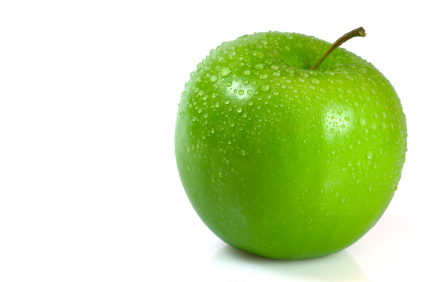
%> input picture Testing_Images/test_apple_1.jpg, 425 x 282 px
$ octave --eval "result = train('Testing_Images/test_apple_1.jpg');"   (GNU Octave 9; MATLAB toolbox functions it lacks are replaced by stand-ins)
%> lines starting %> are read from the running program, lines starting %| are printed output that depends on the picture; in (x1, y1, x2, y2) boxes, pixels count from 0 and x2, y2 are one past the last pixel; in counts of white or black regions, pixels touching at a corner belong together; the program's own positions count from 1
### get_labels.m
function labels = get_labels(filename)
    classes = ['apple     '; 'banana    '; 'fries     '; 'broccoli  ';...
               'strawberry'; 'tomato    '];
    classes = cellstr(classes);
    labels = {};
    for idx = 1:length(classes)
        if(~isempty(strfind(filename, classes{idx})))
            labels{end+1} = classes{idx};
        end
    end
end

### get_best_grey.m
function fullGreyImg = get_best_grey(img)
    result = [0 0 0];
    for color = 1:3
        temp_img = img(:,:, color);
        result(color) = std(cast(temp_img(:), 'single'));
    end
    [~, maxColor] = max(result);

    greyImg = img(:,:,maxColor);
    smooth_len = 7;
    half_len = floor(smooth_len/2);
    greyImg = conv2(cast(greyImg, 'single'), ones(smooth_len));

    greyImg = greyImg(smooth_len:end-smooth_len+1,smooth_len:end-smooth_len+1);
    %restore it to correct size
    fullGreyImg = zeros(size(img(:,:,1)));
    for row = 1:size(greyImg,1)
        fullGreyImg(row+half_len, :) = [greyImg(row,1:half_len) greyImg(row, :) greyImg(row,end-half_len+1:end)];
    end
    for col = 1:size(fullGreyImg,2)
        fullGreyImg(1:half_len,col) = fullGreyImg(half_len+1:2*half_len,col);
        fullGreyImg(end-half_len+1:end,col) = fullGreyImg(end-2*half_len+1:end-half_len,col);
    end
    fullGreyImg = fullGreyImg./max(max(fullGreyImg));
    fullGreyImg = cast(fullGreyImg*255, 'uint8');
end

### choose_thresholds.m
function [thresholds, H] = choose_thresholds(greyImg)
    H = hist(cast(greyImg(:), 'double'), 128);
    for len = [15 17 19]
        H = conv(H, gausswin(len));
        H = H(floor(len/2):end-floor(len/2)-1);
    end
    thresholds = [];
    len = 8;
    for idx = len:length(H)-len
        if(all(H(idx+1:idx+len)>= H(idx)) && all(H(idx-len+1:idx-1)>= H(idx)))
            thresholds(end + 1) = idx;
        end
    end
    thresholds = thresholds * 2;
    thresholds = [0 thresholds 256];
end

### find_background.m
function [bkgndStart, bkgndEnd] = find_background(greyImg, thresholds)

    values = zeros(length(thresholds)-1, 1);
    for region = 1:length(thresholds) - 1
        curImage = ((greyImg >= thresholds(region)) & (greyImg < thresholds(region+1)));
        [mu_rr, mu_cc] = get_moments(curImage);
        values(region) = mu_rr + mu_cc;
    end
    [~, bkgndIdx] = max(values);
    bkgndStart = thresholds(bkgndIdx);
    bkgndEnd = thresholds(bkgndIdx+1);
end

### get_moments.m
function [mu_rr, mu_cc] = get_moments(curImage)

    %compute area
    A = length(curImage(curImage > 0));
    % compute centroid
    r = [];
    c = [];
    for row = 1:size(curImage, 1)
        for col = 1:size(curImage, 2)
            if(curImage(row, col) > 0)
                r = [r, row];
                c = [c, col];
            end
        end
    end
    r_sum = sum(r);
    c_sum = sum(c);
    r_bar = r_sum/A;
    c_bar = c_sum/A;

    % calculate 2nd order moments
    mu_rr = sum((r - r_bar).^2)/A;
    %mu_rc = sum((r - r_bar).*(c - c_bar))/A;
    mu_cc = sum((c - c_bar).^2)/A;
    %fprintf('region %i: mu_rr=%f mu_cc=%f\n', region, mu_rr, mu_cc);
end

### get_features.m
function featureVector = get_features(img, mask)
    %add other features
    coloredMask = bwlabel(mask, 4);
    circ = getCircularity(coloredMask, mode(coloredMask(coloredMask~=0)));
    if isnan(circ)
        circ = 0;
    end

    featureVector = [rgb_hist(img, mask) get_range_texture(img, mask) circ]; % getAngleHistogram(mask,5,1)]; %put texture and shape function calls into this matrix
    % featureVector = [rgb_hist(img, mask) get_laws_texture_energy(img, mask) getAngleHistogram(mask,5,1)]; %put texture and shape function calls into this matrix
end

### getArea.m
function objectArea = getArea( image, colorNum )
% inputs: a colored binary image and the "color" of the object
%         you are intersted in (1, 2, 3, 4, etc).
%
% return: the area of the object

    objectArea = sum(sum(image == colorNum));

end

### getCentroid.m
function objectCentroid = getCentroid( image, colorNum )
% inputs: a colored binary image and the "color" of the object
%         you are intersted in (1, 2, 3, 4, etc).
%
% return: the row and column of the centroid of the object [row col]

    [row,col] = find(image == colorNum);

    objectArea = getArea(image, colorNum);

    objectCentroid = [ (sum(row) ./ objectArea), (sum(col) ./ objectArea) ];
end

### getCircularity.m
function objectCircularity = getCircularity( image, colorNum )
% inputs: a colored binary image and the "color" of the object
%         you are intersted in (1, 2, 3, 4, etc).
%
% return: the circularity of the object

    objectCentroid = getCentroid(image, colorNum);

    borderImage = getBorder(image);
    [row,col] = find(borderImage == colorNum);

    sumMeanRadDist = sum( sqrt( (objectCentroid(1) - row).^2 + (objectCentroid(2) - col).^2 ) );
    d = size(row);
    meanRadDistance = sumMeanRadDist ./ d(1);

    sumStdRadDist = sum( (sqrt( (objectCentroid(1) - row).^2 + (objectCentroid(2) - col).^2 ) - meanRadDistance).^2 );
    StdRadDist = sqrt( sumStdRadDist ./ d(1) );

    objectCircularity = meanRadDistance ./ StdRadDist;
end

### getErosion.m
function erosionImage = getErosion( image )
% inputs: a binary image
%
% return: a binary image of the erosion

    structElmt = strel('square',3);

    erosionImage = imerode(image,structElmt);

end

### get_range_texture.m
function result = get_range_texture(img, mask)
    edge = rangefilt(rgb2gray(img));
%     imshow(edge);
%     figure;
    histo = hist(cast(edge(:), 'double'),256);
%     bar(histo(2:end));
    pixels = sum(mask(mask==1));
    result = sum(sum(edge))/pixels;
    % Alternative: result = sum(sum(edge & mask))/pixels;
end

### get_class_data.m
% takes struct of all training data samples,
% returns struct of all labels and their means & std devs for each feature
function classStats = get_class_data(sampleData)
    %build std devs for each feature of each class
    classData = struct();
    for sample = 1:length(sampleData) %for each sample
        if(isempty(sampleData(sample).labels))
            continue;
        end
        field = sampleData(sample).labels{1};
        if(isfield(classData, field))
            classData.(field) = [classData.(field); sampleData(sample).features];
        else
            classData.(field) = sampleData(sample).features;
        end
    end
    classData.('frenchfry') = classData.('fries');
    classData = rmfield(classData, 'fries');
    classes = fieldnames(classData);
    classStats = struct();
    featureMax = -inf*ones(size(sampleData(sample).features));
    %featureMin =  inf*ones(size(sampleData(sample).features));
    for idx = 1:length(classes)
        curData = classData.(classes{idx});
        classStats.(classes{idx}).('means') = mean(curData);
        classStats.(classes{idx}).('devs') = std(curData);
        maxCurData = max(curData);
        featureMax(maxCurData>featureMax) = maxCurData(maxCurData>featureMax);
    end
    classStats.('featureMax') = featureMax;
end

### rgb_hist.m
function H = rgb_hist(img, mask)
    redbits = floor(cast(img(:,:,1), 'double')/2^6);
    greenbits = floor(cast(img(:,:,2), 'double')/2^6);
    bluebits = floor(cast(img(:,:,3), 'double')/2^6);
    colorImg = redbits * 2^4 + greenbits * 2^2 + bluebits;
    % manually create histogram
    H = zeros(1, 64);
    for row = 1:size(colorImg, 1)
        for col = 1:size(colorImg,2)
            if(mask(row,col))
                H(floor(colorImg(row,col))+1) = H(floor(colorImg(row,col))+1) + 1;
            end
        end
    end
    H = H./sum(H);
    % bar(H);
end

### getBorder.m
function borderImage = getBorder( image )
% inputs: a binary image
%
% return: a binary image of the border of the object

    erosionImage = getErosion(image);

    borderImage = image - erosionImage;

end

### train.m
function classStats = train(folderPath) % 'C:\Users\Vince\Documents\GitHub\cse_803\Training_Images'
%> called with folderPath = 'Testing_Images/test_apple_1.jpg'
    dirData = dir(folderPath);

    %get number of training samples
    for idx = 1:length(dirData)
        file = dirData(idx).name;
        if(length(file) > 4 & strcmpi(file(end-3:end),'.jpg'))
            if ~exist('filenames', 'var');
                filenames = char(file);
            else
                filenames = char(filenames,file);
            end
        end
    end
    data = struct([]);
    parfor idx = 1:size(filenames,1)
        file = strtrim(filenames(idx,:));
        if(length(file) > 4 & strcmpi(file(end-3:end),'.jpg'))
            % fprintf('Processing file %s, Texture_Analysis_Results index %i...\n', file, idx);
            try
                img = imread(strcat(folderPath,'\',file));
%> img is the input picture: size 282x425x3 uint8; mean R, G, B 203.9, 225.3, 171.6
            catch
                fprintf('file: %s has unsupported formatting', file);
                continue;
            end
            %if img is bigger than ~500x500, shrink it
            if(size(img,1)*size(img,2) > 250000)
                img = imresize(img, sqrt(250000/(size(img,1)*size(img,2))));
            end
            labels = get_labels(file);
            if isempty(labels)
                continue;
            end
            data(idx).('labels') = labels;
            greyImg = get_best_grey(img);
%> the loop in get_best_grey, `for color = 1:3` made 3 passes
%> pass 1, in get_best_grey, `temp_img = img(:,:, color);`:
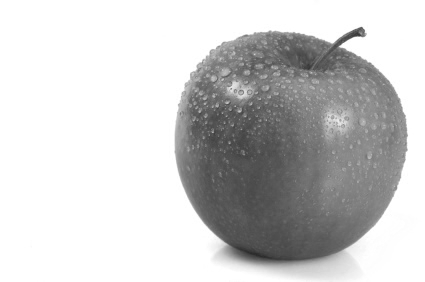
%> temp_img: size 282x425 uint8; min 42, max 255, mean 203.9
%> pass 3, in get_best_grey, `temp_img = img(:,:, color);`:
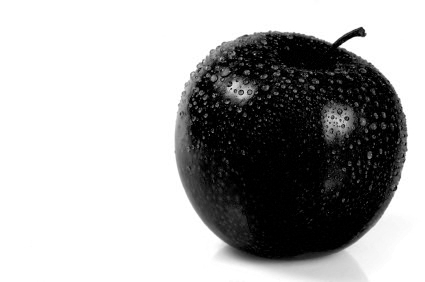
%> temp_img: size 282x425 uint8; min 0, max 255, mean 171.6
%> after the loop in get_best_grey, `for color = 1:3`: result = [68.39 41.92 111.4]
%> in get_best_grey, `[~, maxColor] = max(result);`: maxColor = 3
%> in get_best_grey, `greyImg = greyImg(smooth_len:end-smooth_len+1,smooth_len:end-smooth_le..`:
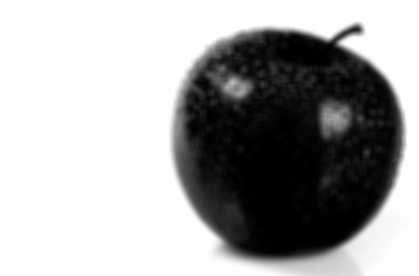
%> greyImg: size 276x419 single; min 8, max 12495, mean 8260.4; drawn with min black and max white
%> in get_best_grey, `fullGreyImg = zeros(size(img(:,:,1)));`: fullGreyImg: size 282x425 double; every value is 0
%> after the loop in get_best_grey, `for row = 1:size(greyImg,1)`:
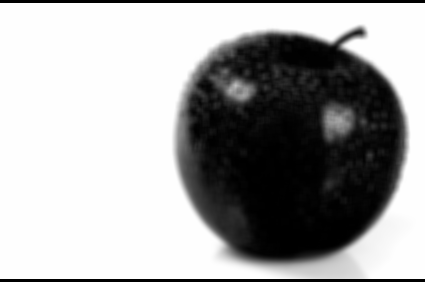
%> fullGreyImg: size 282x425 double; min 0, max 12495, mean 8143.1; drawn with min black and max white
%> after the loop in get_best_grey, `for col = 1:size(fullGreyImg,2)`:
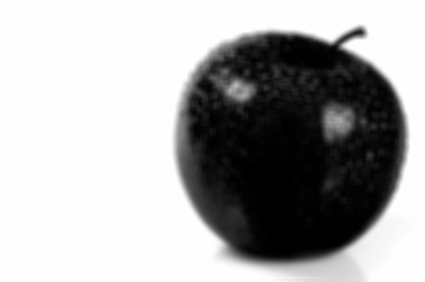
%> fullGreyImg: size 282x425 double; 2.13% of pixels changed, all inside (x1, y1, x2, y2) = (0, 0, 425, 282); drawn with min black and max white
            [thresholds, H] = choose_thresholds(greyImg);
%> in choose_thresholds, `H = hist(cast(greyImg(:), 'double'), 128);`: H = 128 values, max 68824 at index 128, min 64 at index 83, mean 936.3
%> after the loop in choose_thresholds, `for len = [15 17 19]`: H = 128 values, max 950001.2 at index 126, min 40065 at index 90, mean 215274.9
%> in choose_thresholds, `thresholds = thresholds * 2;`: thresholds = 180
%> in choose_thresholds, `thresholds = [0 thresholds 256];`: thresholds = [0 180 256]
%> thresholds = [0 180 256]
            %training data only has 1 food, so only need 1 threshold
            [~, minidx] = min(H(thresholds(2:end-1)./2));
%> minidx = 1
            minidx = minidx + 1;  %add 1 bc 0 doesnt count
%> minidx = 2
            thresholds = [0 thresholds(minidx) 256];
            [bkgndStart, bkgndEnd] = find_background(greyImg, thresholds);
%> the loop in find_background, `for region = 1:length(thresholds) - 1` made 2 passes
%> (A in get_moments, r_bar in get_moments, c_bar in get_moments, mu_rr, mu_cc) on passes 1 to 2: (43532, 147.3, 290.6, 3591.2, 3374), (76318, 138.2, 168.8, 8328.1, 16323.6)
%> pass 1, in find_background, `curImage = ((greyImg >= thresholds(region)) & (greyImg < thresholds(re..`:
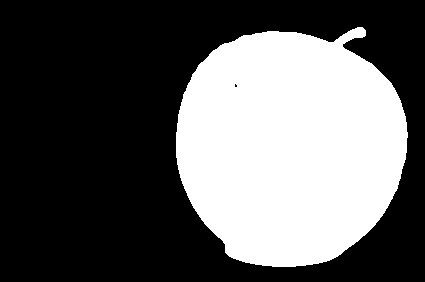
%> curImage: size 282x425 logical; 36.3% white; 1 white region, box (x1, y1, x2, y2) and area: (176, 27, 408, 267) 43532
%> after the loop in find_background, `for region = 1:length(thresholds) - 1`: values = [6965.2; 24651.7]
%> in find_background, `[~, bkgndIdx] = max(values);`: bkgndIdx = 2
%> in find_background, `bkgndStart = thresholds(bkgndIdx);`: bkgndStart = 180
%> in find_background, `bkgndEnd = thresholds(bkgndIdx+1);`: bkgndEnd = 256
%> bkgndStart = 180; bkgndEnd = 256
            for regionIdx = 2:length(thresholds)
                regionStart = thresholds(regionIdx-1);
                regionEnd = thresholds(regionIdx);
                if(regionStart == bkgndStart)
                    continue;
                end
                mask = (greyImg >= regionStart & greyImg < regionEnd);
                %mask = imclose(mask, strel('disk', 10)); %replace with hole filling alg
                mask = imfill(mask,'holes');
                mask3d = repmat(mask,[1 1 3]);
                region = img.*cast(mask3d, 'uint8');
                % imshow(region);
                %imshow(mask);
                % imwrite(region, strcat(folderPath, '\foregrounds\',file(1:end-4),'_foreground.jpg'));
                featureVector = get_features(region, mask);
                data(idx).('features') = featureVector;
            end
%> this loop made 2 passes
%> (regionStart, regionEnd) on pass 1: (0, 180)
%> (regionStart, regionEnd) on pass 2: (180, 256)
%> pass 1, in train, `region = img.*cast(mask3d, 'uint8');`:
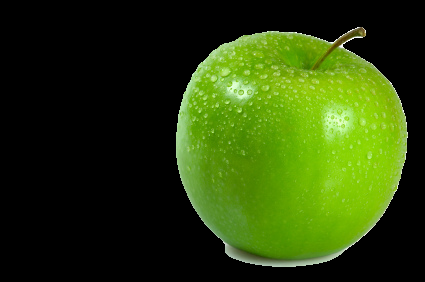
%> region: size 282x425x3 uint8; mean R, G, B 42.4, 63.6, 10.3
        end
    end

    classStats = get_class_data(data);
%> the loop in get_class_data, `for sample = 1:length(sampleData)` made 1 pass
%> field on pass 1: 'apple'
%> the run ends on the next line
end

$ run again, on Testing_Images/test_apple_2.jpg
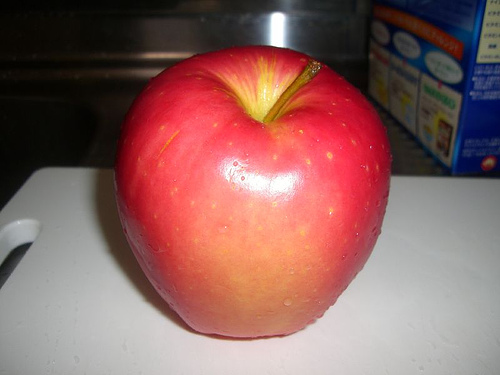
%> input picture Testing_Images/test_apple_2.jpg, 500 x 375 px
%> in train, img is the input picture: size 375x500x3 uint8; mean R, G, B 140.8, 98.4, 96.2
%> after the loop in get_best_grey, `for color = 1:3`: result = [84.95 70.13 67.37]
%> maxColor = 1
%> after the loop in get_best_grey, `for col = 1:size(fullGreyImg,2)`:
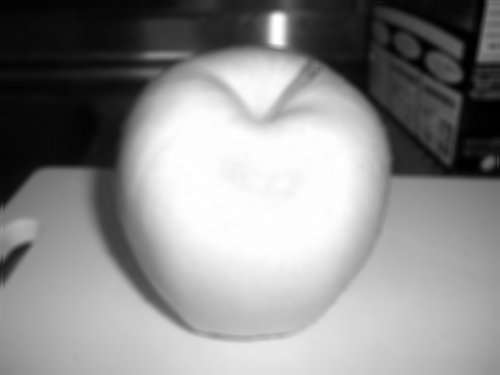
%> fullGreyImg: size 375x500 double; min 4, max 12477, mean 6902.7; drawn with min black and max white
%> in choose_thresholds, `H = hist(cast(greyImg(:), 'double'), 128);`: H = 128 values, max 9159 at index 128, min 307 at index 50, mean 1464.8
%> after the loop in choose_thresholds, `for len = [15 17 19]`: H = 128 values, max 1052963.1 at index 11, min 201691.5 at index 52, mean 645217.1
%> in choose_thresholds, `thresholds = thresholds * 2;`: thresholds = 104
%> in choose_thresholds, `thresholds = [0 thresholds 256];`: thresholds = [0 104 256]
%> in train, `[~, minidx] = min(H(thresholds(2:end-1)./2));`: minidx = 1
%> in train, `minidx = minidx + 1;`: minidx = 2
%> the loop in find_background, `for region = 1:length(thresholds) - 1` made 2 passes
%> (A in get_moments, r_bar in get_moments, c_bar in get_moments, mu_rr, mu_cc) on passes 1 to 2: (63154, 86.19, 235.8, 4069.3, 28220.2), (124346, 239.7, 258, 7665.2, 16916.1)
%> after the loop in find_background, `for region = 1:length(thresholds) - 1`: values = [32289.5; 24581.2]
%> bkgndIdx = 1
%> in find_background, `bkgndStart = thresholds(bkgndIdx);`: bkgndStart = 0
%> in find_background, `bkgndEnd = thresholds(bkgndIdx+1);`: bkgndEnd = 104
%> in train, `[bkgndStart, bkgndEnd] = find_background(greyImg, thresholds);`: bkgndStart = 0; bkgndEnd = 104
%> the loop in train, `for regionIdx = 2:length(thresholds)` made 2 passes
%> (regionStart, regionEnd) on pass 1: (0, 104)
%> pass 2, in get_features, `coloredMask = bwlabel(mask, 4);`:
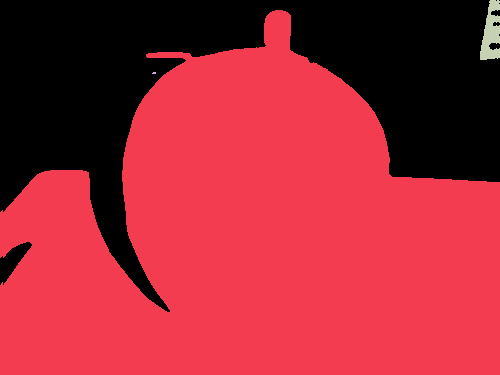
%> coloredMask: size 375x500 double; 4 distinct labels, from 0 to 3; one colour per label, 0 black
%> the loop in get_class_data, `for sample = 1:length(sampleData)` made 1 pass
%> field on pass 1: 'apple'
